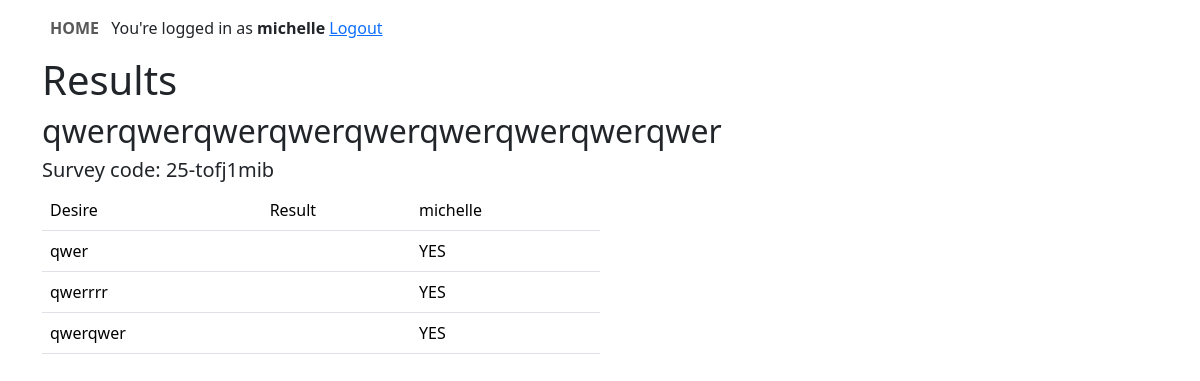
/surveys/results/25-tofj1mib (signed in), run on the app's committed database.
### desire_app/models.py (models this page shows, shortened)
class Category(models.Model):
    category_name = models.CharField(max_length=1024)

class Desire(models.Model):
    desire_name = models.CharField(max_length=1024)
    category = models.ForeignKey(Category, related_name='category', on_delete=models.CASCADE)

### survey_app/models.py (models this page shows)
class Preference(models.Model):
    user = models.ForeignKey(User, related_name='preferences',on_delete=models.CASCADE)
    code = models.CharField(max_length=256)
    desire = models.ForeignKey(Desire, related_name='preferences', on_delete=models.CASCADE)
    answer = models.CharField(max_length=128) #yes, maybe, no

### survey_app/views.py (the view)
# urls.py: path('results/<str:code>', views.results, name='results'),
def results(request, code):
    preferences = Preference.objects.filter(code=code)
    print(preferences)
    users = [p.user for p in preferences]
    users = set(users)
    users = list(users)
    if request.user not in users:
        return HttpResponse('Page not available to you')
    code_list = code.split('-')
    category_id = code_list[0]
    category = Category.objects.get(pk=category_id)
    desires = Desire.objects.filter(category=category_id)
    context = {'category':category, 'desires':desires, 'preferences':preferences, 'users':users}
    if len(users) > 2:
        return HttpResponseRedirect(reverse('survey_app:wrong_code'))
    context['code'] = code
    context['user1'] = users[0]
    context['user2'] = users[1] if len(users)>1 else None
    return render(request, 'survey_app/results.html', context)

### survey_app/templatetags/my_templates.py (called while the page is built)
@register.filter
def desire(preferences, desire):
    return preferences.filter(desire=desire)

@register.filter
def user(preferences, user):
    return preferences.filter(user=user)

### templates/survey_app/results.html (shortened to what this page needs)
{% extends "base.html" %}
{% block bodyblock %}
{% load my_templates %}
<h1>Results</h1>
<h2>{{category.category_name}}</h2>
<h5>Survey code: {{ code}}</h5>
<table class='table w-50 table-hover'>
    <tr>
        <td> Desire</td>
        <td>Result</td>
        {% for user in users  %}
            <td>{{user.username}} </td>
        {% endfor %}
    </tr>
    {% for desire in desires %}
        <tr>
            <td> {{desire.desire_name}} </td>
            <td>
            </td>
            {% for user in users  %}
            <td>
                {% for p in preferences|desire:desire|user:user %}
                    {{p.answer}}
                    {% endfor %}
            </td>
            {% endfor %}
        </tr>
    {% endfor %}
</table>
{% endblock bodyblock %}

### templates/base.html (shortened to what this page needs)
<!DOCTYPE html>
{% load static %}
<html lang="en">
<head>
    <link href="https://cdn.jsdelivr.net/npm/bootstrap@5.3.2/dist/css/bootstrap.min.css" rel="stylesheet">
</head>
<body>
    <nav class="navbar navbar-expand-lg navbar-static-top">
        <div class="container">
            <ul class="'nav navbar-nav">
                <li><a class='nav-link' href='{%url 'index'%}'><b>HOME</b></a></li>
            {% if user.is_authenticated %}
                <li>You're logged in as <b>{{user.username}}</b> <a class='navbar-link' href=" {% url "user_app:user_logout" %} ">Logout</a></li>
                {% else %}
               <li><a class='nav-link' href=" {% url "user_app:user_login" %} ">Login</a></li>
               <li><a class='nav-link' href='{%url 'user_app:register' %}'>Sign up</a></li>
            {% endif %}
            </ul>
        </div>
    </nav>
    <div class='container'>
    {% block bodyblock %}
    {% endblock %}
    </div>
</body>
</html>

### templates/base.html (style rules this page uses)
.navbar-nav { display: inline-block; }
.navbar-nav>li { display: inline-block; }

### data on the page
Category: category_name "qwerqwerqwerqwerqwerqwerqwerqwerqwer"
Desire: desire_name "qwer"
Preference: answer "YES"
Desire: desire_name "qwerrrr"
Preference: answer "YES"
Desire: desire_name "qwerqwer"
Preference: answer "YES"

### other printed values
{{ user.username }} "michelle"
{{ code }} "25-tofj1mib"
